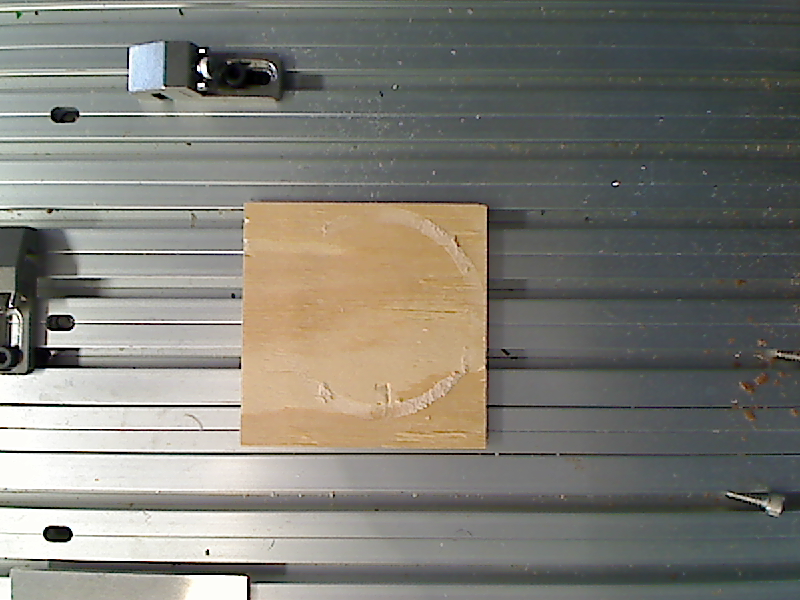
#> input picture img/20230409/img_0_0.png, 800 x 600 px
$ python estimate_depth_statictest.py
#> lines starting #> are read from the running program, lines starting #| are printed output that depends on the picture
from __future__ import print_function
import cv2
import numpy as np
import scipy.signal
import matplotlib.pyplot as plt

img_0_0 = cv2.imread('img/20230409/img_0_0.png')
#> img_0_0 is the input picture: shape (600, 800, 3); mean B, G, R 116.6, 124.3, 125.5
img_1_0 = cv2.imread('img/20230409/img_1_0.png')
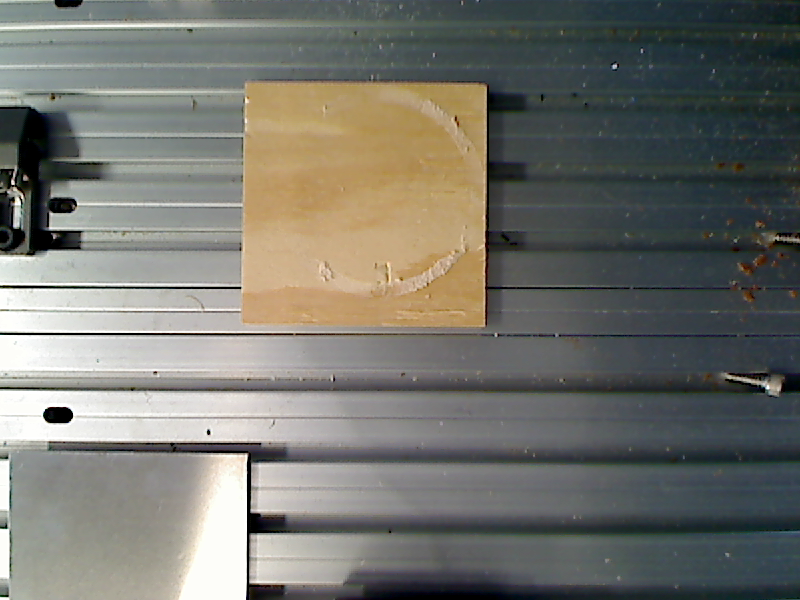
#> input picture img/20230409/img_1_0.png, 800 x 600 px
#> img_1_0 is the input picture: shape (600, 800, 3); mean B, G, R 109.1, 115.8, 115.6
img_0_neg1 = cv2.imread('img/20230409/img_0_neg1.png')
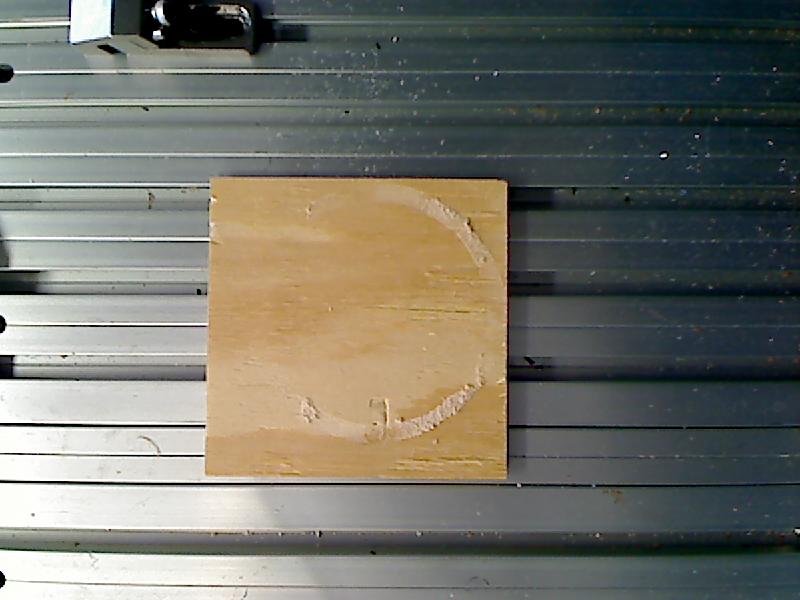
#> input picture img/20230409/img_0_neg1.png, 800 x 600 px
#> img_0_neg1 is the input picture: shape (600, 800, 3); mean B, G, R 104.7, 114, 114.2
img_1_neg1 = cv2.imread('img/20230409/img_1_neg1.png')
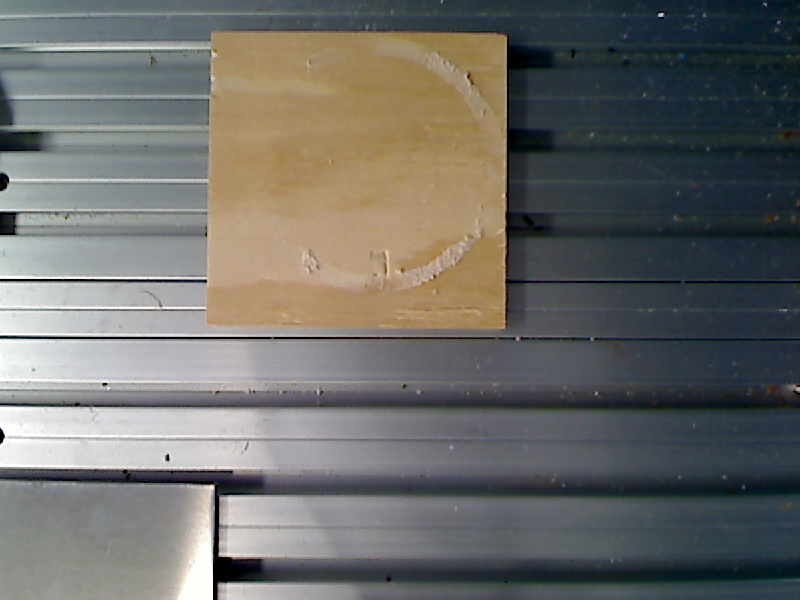
#> input picture img/20230409/img_1_neg1.png, 800 x 600 px
#> img_1_neg1 is the input picture: shape (600, 800, 3); mean B, G, R 104.4, 107.9, 108
height = img_0_0.shape[0]
#> height = 600


v1 = np.asarray([[239, 452],
                 [243, 201],
                 [486, 203],
                 [486, 452]], dtype=np.int32)

v2 = np.asarray([[203, 476],
                 [210, 177],
                 [506, 181],
                 [507, 479]], dtype=np.int32)


def find_disparity(img1, img2, v):
    ref = cv2.cvtColor(img1, cv2.COLOR_BGR2GRAY)
    xmin, xmax = np.min(v[:, 0]), np.max(v[:, 0])
    ymin, ymax = np.min(v[:, 1]), np.max(v[:, 1])
    ref = ref[ymin:ymax+1, xmin:xmax+1]
#> ref: shape (252, 248)
    cmp = cv2.cvtColor(img2, cv2.COLOR_BGR2GRAY)
    img1_gray = cv2.cvtColor(img1, cv2.COLOR_BGR2GRAY)

    tm = cv2.matchTemplate(img1_gray, ref, method=cv2.TM_SQDIFF)
    minlocref = cv2.minMaxLoc(tm)[2]  # (x, y)
#> minlocref = (239, 201)
    tm = cv2.matchTemplate(cmp, ref, method=cv2.TM_SQDIFF)
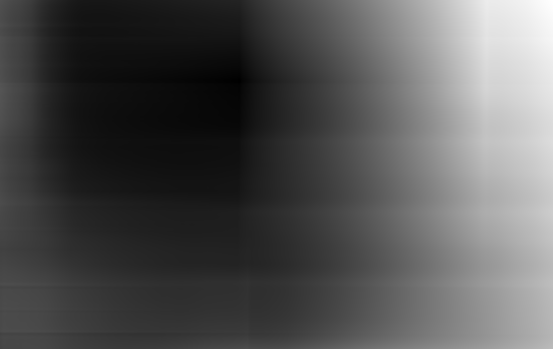
#> tm: shape (349, 553) float32; min 10747008, max 840419392, mean 280571904; drawn with min black and max white
    minloccmp = cv2.minMaxLoc(tm)[2]  # (x, y)
#> minloccmp = (239, 80)
    # TODO: this assumes camera moved in -Y direction; otherwise need to mirror the mask
    return minlocref[1] - minloccmp[1]


d0 = find_disparity(img_0_0, img_1_0, v1)
#> d0 = 121
d1 = find_disparity(img_0_neg1, img_1_neg1, v2)
#> in find_disparity (call 2), `ref = ref[ymin:ymax+1, xmin:xmax+1]`:
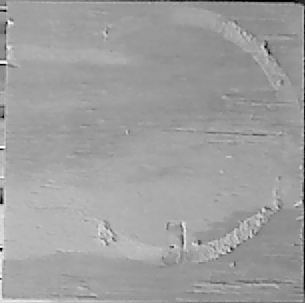
#> ref: shape (303, 305); min 0, max 255, mean 158.4
#> in find_disparity (call 2), `tm = cv2.matchTemplate(img1_gray, ref, method=cv2.TM_SQDIFF)`:
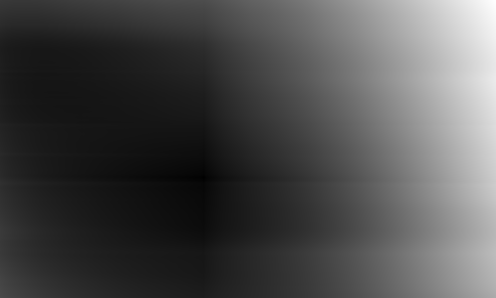
#> tm: shape (298, 496) float32; min 1536, max 1.27e+09, mean 379020736; drawn with min black and max white
#> in find_disparity (call 2), `minlocref = cv2.minMaxLoc(tm)[2]`: minlocref = (203, 177)
#> in find_disparity (call 2), `tm = cv2.matchTemplate(cmp, ref, method=cv2.TM_SQDIFF)`:
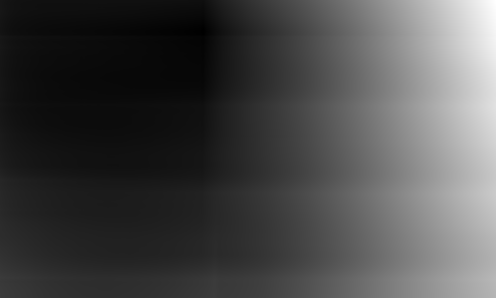
#> tm: shape (298, 496) float32; min 30321920, max 1.24e+09, mean 377585280; drawn with min black and max white
#> in find_disparity (call 2), `minloccmp = cv2.minMaxLoc(tm)[2]`: minloccmp = (203, 31)
#> d1 = 146

print(f'Disparity at Z0: {d0}')
#| Disparity at Z0: 121
print(f'Disparity at Z-2: {d1}')
#| Disparity at Z-2: 146

delta_z = -2
z0 = delta_z * d1 / (d0 - d1)
#> z0 = 11.68
print(f'z0 est: {z0:.2f}, f/d est: {z0*d0*2/2:.1f}')
#| z0 est: 11.68, f/d est: 1413.3

print('Done')
